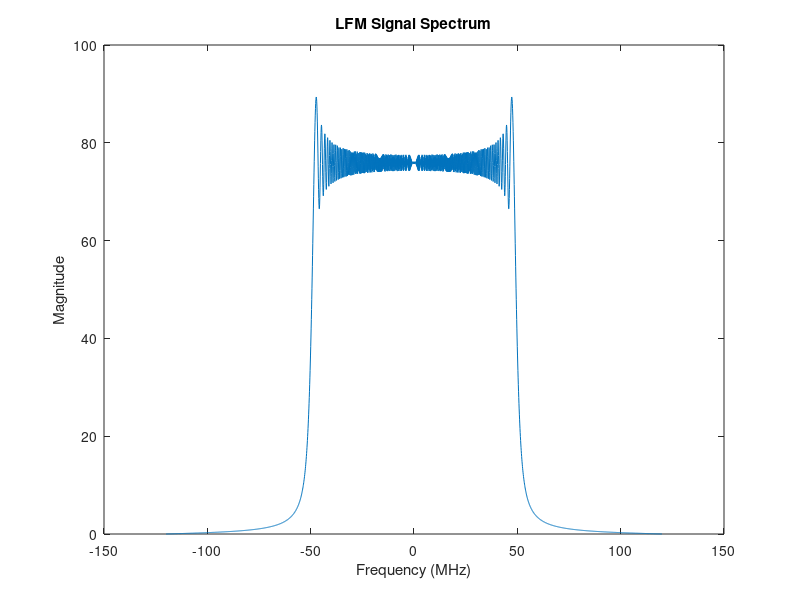
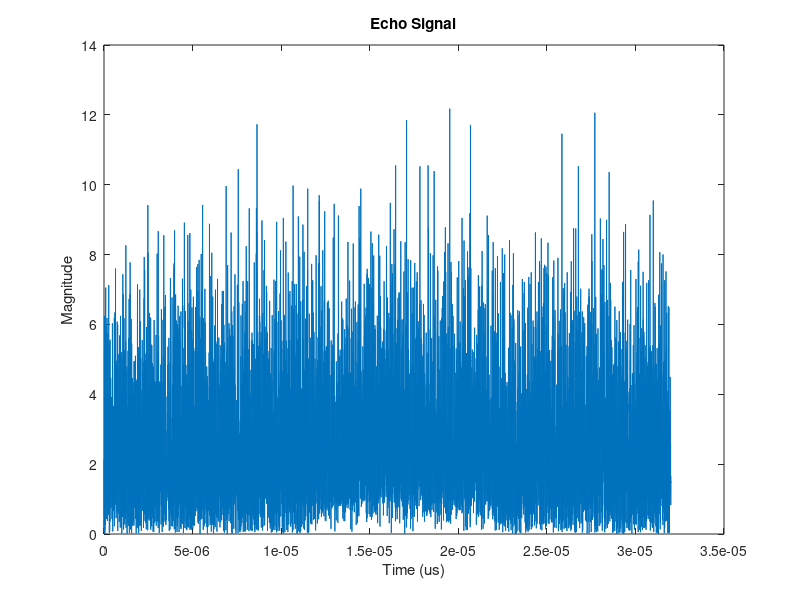
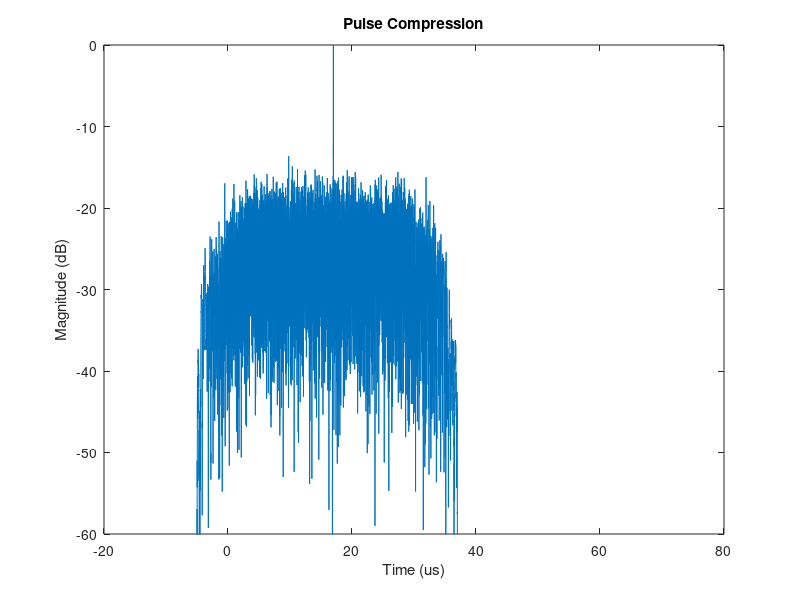

These figures' MATLAB source, in order:
Tp = 10e-6; % 10us
B = 100e6; % 100MHz
alpha = 1.2;
timeRange = 32e-6;
delay = 17e-6;
fs = round(2*B*alpha);
gamma = B/Tp;
normalized2dB = @(x) 20*log10(abs(x)/max(abs(x)));
noisePower = 10; % 10Watt
SNR = 10*log10(1/noisePower);

%% Reference Signal
referenceN = Tp*fs + 1;
referenceTime = -Tp/2:1/fs:Tp/2;
referenceSignal = exp(1i*pi*gamma*referenceTime.^2);
referenceF = (-(referenceN - 1)/2:(referenceN - 1)/2)/referenceN*fs;
figure;
plot(referenceF/1e6, abs(fftshift(fft(referenceSignal))));
xlabel('Frequency (MHz)');
ylabel('Magnitude');
title('LFM Signal Spectrum');

%% Echo Signal
receivingN = timeRange*fs + 1;
receivingTime = 0:1/fs:timeRange;
receivingSignal = zeros(1, receivingN);
receivingDelayN = round(delay*fs - referenceN/2);
receivingSignal(receivingDelayN:receivingDelayN + referenceN - 1) = referenceSignal;
receivingSignal = receivingSignal + sqrt(noisePower)*randn(1, receivingN);
figure;
plot(receivingTime, abs(receivingSignal));
xlabel('Time (us)');
ylabel('Magnitude');
title('Echo Signal');

%% Pulse Compression
matchedFilterN = 2^nextpow2(referenceN + receivingN - 1);
matchedFilterTime_referenceSignal = (0:matchedFilterN - 1)/fs - Tp/2;
matchedFilter_referenceSignal = conj(flip(referenceSignal));
matchedFilterH_referenceSignal = fft(matchedFilter_referenceSignal, matchedFilterN);
matchedFilterOutput_referenceSignal = ifft(matchedFilterH_referenceSignal.*fft(receivingSignal, matchedFilterN));
figure;
plot(matchedFilterTime_referenceSignal*1e6, normalized2dB(matchedFilterOutput_referenceSignal));
ylim([-60, 0]);
xlabel('Time (us)');
ylabel('Magnitude (dB)');
title('Pulse Compression');
fprintf('SNR: %6.2f\n', SNR);